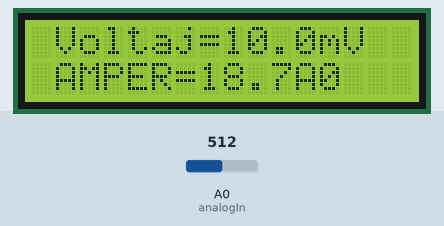
The sketch below on a simulated Arduino Uno, built with avr-gcc and run on an emulated ATmega328P. On the bench: 16×2 character LCD. Inputs (shaded band) come from the test bench; at power-on: A0 (analogIn) = 512.

Above: at 3.2 s.
3.3 s: A0 (analogIn) set to 716
At 7.2 s:
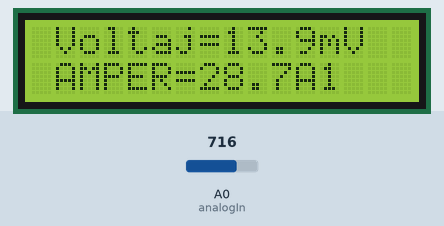
10.5 s: A0 (analogIn) set to 900
At 14.4 s:
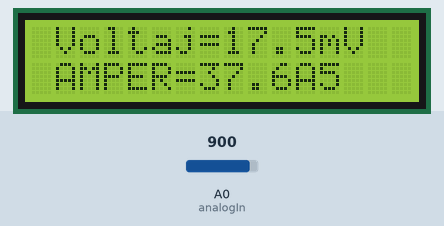
17.6 s: A0 (analogIn) set to 1023
At 21.5 s:
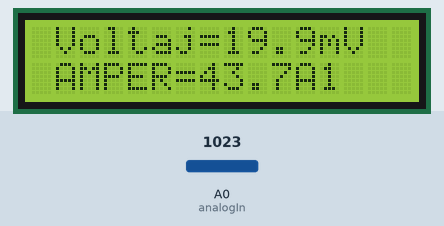
Timing chart, 0 to 23.0 s (numbered marks = the images above; inputs shaded):
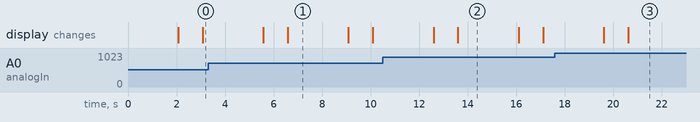

Measured:
- after the input at 3.3 s, the display: first differs from a run without the input after 3.3 s (image 1)
- after the input at 10.5 s, the display: first differs from a run without the input after 3.1 s (image 2)
- after the input at 17.6 s, the display: first differs from a run without the input after 3.0 s (image 3)
- what the display in image 1 shows lasts 2.5 s, from 6.6 s to 9.1 s

The sketch:

mppt.ino
```cpp
#include <LiquidCrystal.h>

// LCD AYARLARI

LiquidCrystal lcd(7, 6, 5, 4, 3, 2);

const int analogIn = 0; //ACS712 SENSOR BAĞLANTI PINI

int mVperAmp = 100; // 185 5A MODÜL İÇİN , 100 20A MODÜL İÇİN VE 66  30A MODÜL İÇİN

int RawValue = 0;

int ACSoffset = 2500;

double Voltage = 0; //VOLT HESABI

double Amps = 0;// AMPER HESABI

void setup() {

// LCD AYARI

lcd.begin(16, 2);

lcd.setCursor(0, 0);

lcd.print("ACS 712");

lcd.setCursor(0, 1);

lcd.print("  AKIM OLCUM  ");

delay(2000);

}

void loop()

{

RawValue = analogRead(analogIn);//MODUL ANALOG DEĞERI OKUNUYOR

Voltage = (RawValue / 1024.0) * 20; // VOLT HESABI YAPILIYOR

Amps = (((Voltage*1000) - ACSoffset) / (mVperAmp*4)); // AKIM HESAPLA


lcd.clear();//clears the display of LCD

delay(1000);//delay of 1 sec

lcd.display();

// VOLTAJI EKRANA YAZ

lcd.setCursor(1, 0);

lcd.print("Voltaj= ");

lcd.setCursor(8, 0);

lcd.print(Voltage, 3);

lcd.setCursor(12, 0);

lcd.print("mV");

// AKIMI EKRANA YAZ

lcd.setCursor(1, 1);

lcd.print("AMPER= ");

lcd.setCursor(7, 2);

lcd.print(Amps, 3);

lcd.setCursor(11, 2);

lcd.print("A");

delay(2500);

}
```
